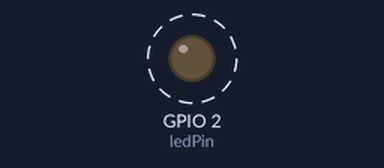
Recording of a sketch running on a simulated ESP32. Parts: output pins drawn as LEDs (lit = HIGH). Dashed ring = blinking.

Above: at 0.2 s.
Timing chart, 0 to 3.0 s (numbered marks = the images above):
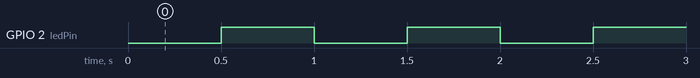

Measured:
- by itself, GPIO 2 (ledPin): alternates HIGH for 0.50 s and LOW for 0.50 s

The sketch:

ex02.ino
```cpp
// ex02/lab02.ino
// 使用 millis() 实现 1Hz 闪烁（亮500ms，灭500ms），无阻塞

const int ledPin = 2;          // ESP32 板载 LED 通常为 GPIO2（根据你的板子调整）

unsigned long previousMillis = 0;
const long interval = 500;     // 切换间隔 500ms
bool ledState = LOW;

void setup() {
  pinMode(ledPin, OUTPUT);
}

void loop() {
  unsigned long currentMillis = millis();

  // 非阻塞计时：如果距离上次切换超过 500ms，则翻转状态
  if (currentMillis - previousMillis >= interval) {
    previousMillis = currentMillis;   // 记录本次切换时刻

    ledState = !ledState;             // 翻转状态
    digitalWrite(ledPin, ledState);
  }
}
```
